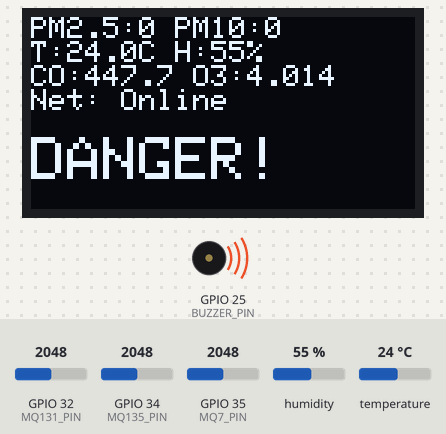
Recording of a sketch running on a simulated ESP32. On the bench: 128×64 one-colour display, buzzer (waves = sounding, pin HIGH). The inputs (shaded band) are chosen by the test bench; at power-on: humidity 55 %, GPIO 32 (MQ131_PIN) = 2048, GPIO 35 (MQ7_PIN) = 2048, temperature 24 °C, GPIO 34 (MQ135_PIN) = 2048. WiFi joins after 1.5 s; servers stay silent unless stated; uploads are accepted with an empty reply; the local clock reads 2024-03-15 10:24:30 at power-on unless the sketch sets it; storage starts empty.

Above: at 7.2 s.
7.3 s: humidity set to 22 %
At 11.9 s:
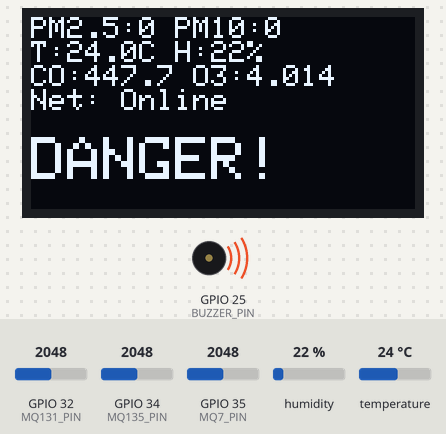
14.8 s: GPIO 32 (MQ131_PIN) set to 2866
At 16.9 s:
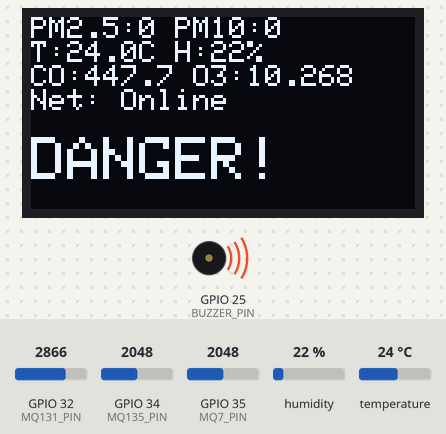
22.3 s: GPIO 35 (MQ7_PIN) set to 2866
At 26.9 s:
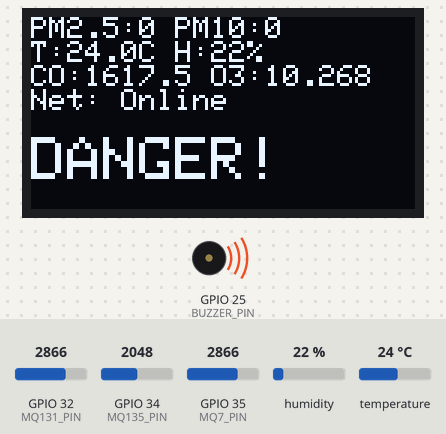
29.8 s: temperature set to 12 °C
At 32.0 s:
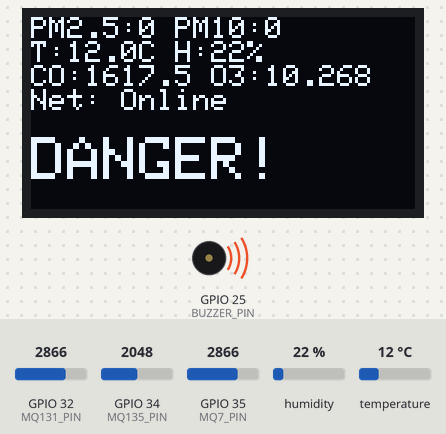
37.3 s: GPIO 32 (MQ131_PIN) set to 3972
At 41.9 s:
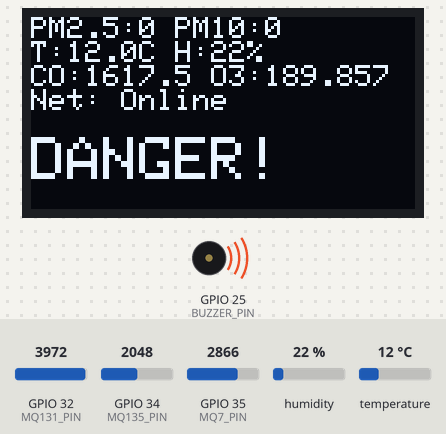
44.8 s: GPIO 35 (MQ7_PIN) set to 3972
At 47.0 s:
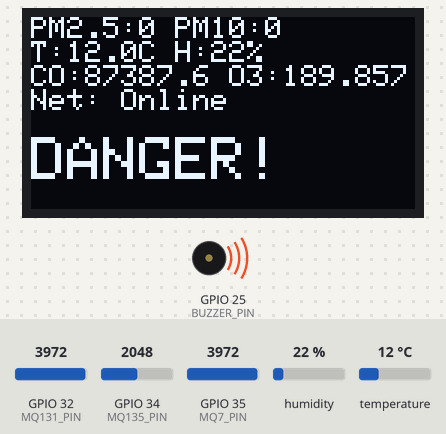
Timing chart, 0 to 48.5 s (numbered marks = the images above; inputs shaded):
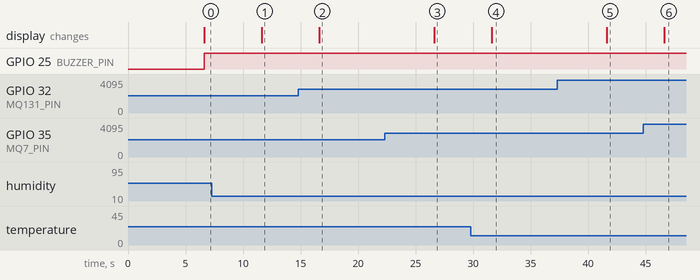

The sketch:

asthma_monitor.ino
```cpp
// ════════════════════════════════════════════════════════════════════════════
//  ASTHMA RISK MONITOR — ESP32
//  Sensors -> Feature Vector -> Scaling -> Logistic Regression -> OLED/Buzzer
//  -> Firebase (online) or LittleFS buffer (offline)
// ════════════════════════════════════════════════════════════════════════════
#include <WiFi.h>
#include <HTTPClient.h>
#include <ArduinoJson.h>
#include <time.h>
#include <Wire.h>
#include <Adafruit_GFX.h>
#include <Adafruit_SSD1306.h>
#include <DHT.h>
#include <LittleFS.h>
#include <math.h>

#include "secrets.h"              // Copy secrets.example.h and set local values
#include "model_parameters.h"   // NUM_FEATURES, coefficients[], intercept
#include "scaler_parameters.h"  // scaler_mean[], scaler_std[]

// ── CONFIG ─────────────────────────────────────────────────────────────────
#define READ_INTERVAL_MS   5000

// ── PINS ────────────────────────────────────────────────────────────────────
#define DHTPIN      4
#define DHTTYPE     DHT22
#define MQ135_PIN   34
#define MQ7_PIN     35
#define MQ131_PIN   32
#define BUZZER_PIN  25
#define SWITCH_PIN  27
#define PMS_RX      16
#define PMS_TX      17
#define OLED_SDA    21
#define OLED_SCL    22
#define SCREEN_W    128
#define SCREEN_H    64

DHT dht(DHTPIN, DHTTYPE);
HardwareSerial pmsSerial(2);
Adafruit_SSD1306 display(SCREEN_W, SCREEN_H, &Wire, -1);

// ── MQ SENSOR CALIBRATION (PLACEHOLDER — MUST CALIBRATE PER DATASHEET) ─────
// IMPORTANT: Ro is NOT "resistance in zero-gas clean air" for these sensors.
// Per manufacturer datasheets, Ro is defined at a specific reference gas
// concentration:
//   MQ135: Ro = Rs measured at 100ppm NH3 (or 50ppm alcohol) in air
//   MQ131: Ro = Rs measured at 50ppb O3 in air
//   MQ7:   Ro = Rs measured at 100ppm CO in air
// Calibrating against literal clean air will bias every ppm estimate.
//
// Load resistor (RL) also differs per sensor per datasheet recommendations:
//   MQ135: RL ~20 kOhm (10-47 kOhm range)
//   MQ131: RL ~100 kOhm (50-200 kOhm range) -- NOTE: much higher than MQ135/MQ7
//   MQ7:   RL ~10 kOhm (per common breakout modules)
// Check your specific breakout board -- some have RL fixed on-board already.
const float RL_MQ135 = 20.0;   // kOhm
const float RL_MQ131 = 100.0;  // kOhm
const float RL_MQ7   = 10.0;   // kOhm
const float VCC      = 3.3;    // ADC reference

float RO_MQ135 = 76.63;  // TODO calibrate at 100ppm NH3 reference
float RO_MQ7   = 27.0;   // TODO calibrate at 100ppm CO reference
float RO_MQ131 = 20.0;   // TODO calibrate at 50ppb O3 reference

// ── GLOBALS ─────────────────────────────────────────────────────────────────
unsigned long lastRead = 0;
bool wifiOnline = false;
float latestFeatures[NUM_FEATURES];
int latestRisk = 0;

// ════════════════════════════════════════════════════════════════════════════
//  WIFI + TIME
// ════════════════════════════════════════════════════════════════════════════
bool connectWiFi() {
  WiFi.mode(WIFI_STA);
  WiFi.begin(WIFI_SSID, WIFI_PASSWORD);
  for (int i = 0; i < 20; i++) {
    if (WiFi.status() == WL_CONNECTED) return true;
    delay(300);
  }
  return false;
}

void syncTime() {
  configTime(0, 0, "pool.ntp.org", "time.nist.gov");
  time_t now = time(nullptr);
  int tries = 0;
  while (now < 100000 && tries < 20) {
    delay(500);
    now = time(nullptr);
    tries++;
  }
}

unsigned long long getUnixMillis() {
  return (unsigned long long)time(nullptr) * 1000ULL;
}

// ════════════════════════════════════════════════════════════════════════════
//  PMS3003 (PM1.0 / PM2.5 / PM10) — active mode, 24-byte frames
// ════════════════════════════════════════════════════════════════════════════
bool readPMS3003(float &pm1_0, float &pm2_5, float &pm10) {
  if (pmsSerial.available() < 24) return false;
  if (pmsSerial.read() != 0x42) return false;
  if (pmsSerial.peek() != 0x4D) return false;
  pmsSerial.read();

  uint8_t buf[24] = {0x42, 0x4D};
  for (int i = 2; i < 24; i++) buf[i] = pmsSerial.read();

  uint16_t checksum = 0;
  for (int i = 0; i < 22; i++) checksum += buf[i];
  uint16_t received = (buf[22] << 8) | buf[23];
  if (checksum != received) return false;

  pm1_0 = (buf[10] << 8) | buf[11]; // atmospheric
  pm2_5 = (buf[12] << 8) | buf[13];
  pm10  = (buf[14] << 8) | buf[15];
  return true;
}

// ════════════════════════════════════════════════════════════════════════════
//  MQ SENSOR HELPERS
//  ppm = a * (Rs/Ro)^b   — curve-fit constants are approximate, calibrate!
// ════════════════════════════════════════════════════════════════════════════
float readRs(int pin, float rl) {
  int raw = analogRead(pin);               // 0-4095 on ESP32 ADC
  float voltage = (raw / 4095.0) * VCC;
  if (voltage < 0.01) voltage = 0.01;       // avoid divide-by-zero
  float rs = ((VCC * rl) / voltage) - rl;
  return rs;
}

float curveFit(float rs, float ro, float a, float b) {
  float ratio = rs / ro;
  return a * pow(ratio, b);
}

void readMQ135(float &co2, float &nh3, float &benzene) {
  float rs = readRs(MQ135_PIN, RL_MQ135);
  co2     = curveFit(rs, RO_MQ135, 110.47, -2.862);
  nh3     = curveFit(rs, RO_MQ135, 102.2,  -2.473);
  benzene = curveFit(rs, RO_MQ135, 32.66,  -3.98);
}

void readMQ7(float &co, float &h2) {
  float rs = readRs(MQ7_PIN, RL_MQ7);
  co = curveFit(rs, RO_MQ7, 99.042, -1.518);
  h2 = curveFit(rs, RO_MQ7, 69.014, -1.374);
}

void readMQ131(float &o3, float &no2) {
  float rs = readRs(MQ131_PIN, RL_MQ131);
  // NOTE: MQ131 lacks a widely-published curve like MQ135/MQ7 do.
  // These constants are rough placeholders — verify/replace with your
  // board's datasheet curve or your own calibration data.
  o3  = curveFit(rs, RO_MQ131, 23.943, -1.11);
  no2 = curveFit(rs, RO_MQ131, 18.0,   -1.0);
}

// ════════════════════════════════════════════════════════════════════════════
//  FEATURE VECTOR + INFERENCE
// ════════════════════════════════════════════════════════════════════════════
enum FeatureIndex {
  F_PM1_0=0, F_PM2_5, F_PM10, F_MQ135_CO2, F_MQ135_NH3, F_MQ135_BENZ,
  F_MQ7_CO, F_MQ7_H2, F_MQ131_O3, F_MQ131_NO2, F_TEMP, F_HUM, F_HEAT_INDEX
};

float computeHeatIndex(float temp, float hum) {
  return temp + 0.5 * (temp + 61.0 + ((temp - 68.0) * 1.2) + (hum * 0.094));
}

void scaleFeatures(float raw[NUM_FEATURES], float scaled[NUM_FEATURES]) {
  for (int i = 0; i < NUM_FEATURES; i++) {
    scaled[i] = (raw[i] - scaler_mean[i]) / scaler_std[i];
  }
}

int predict_asthma_danger(const float input_features[]) {
  float linear_combination = intercept;
  for (int i = 0; i < NUM_FEATURES; ++i) {
    linear_combination += input_features[i] * coefficients[i];
  }
  float probability = 1.0 / (1.0 + exp(-linear_combination));
  return (probability >= 0.5) ? 1 : 0;
}

// ════════════════════════════════════════════════════════════════════════════
//  OLED + BUZZER
// ════════════════════════════════════════════════════════════════════════════
void updateDisplay(float raw[NUM_FEATURES], int risk, bool online) {
  display.clearDisplay();
  display.setTextSize(1);
  display.setTextColor(SSD1306_WHITE);
  display.setCursor(0, 0);
  display.printf("PM2.5:%.0f PM10:%.0f\n", raw[F_PM2_5], raw[F_PM10]);
  display.printf("T:%.1fC H:%.0f%%\n", raw[F_TEMP], raw[F_HUM]);
  display.printf("CO:%.1f O3:%.3f\n", raw[F_MQ7_CO], raw[F_MQ131_O3]);
  display.printf("Net: %s\n", online ? "Online" : "Offline");
  display.setTextSize(2);
  display.setCursor(0, 40);
  display.print(risk ? "DANGER!" : "SAFE");
  display.display();
}

void setBuzzer(int risk) {
  digitalWrite(BUZZER_PIN, risk ? HIGH : LOW);
}

// ════════════════════════════════════════════════════════════════════════════
//  FIREBASE + OFFLINE BUFFER (LittleFS)
// ════════════════════════════════════════════════════════════════════════════
String buildPayload(float raw[NUM_FEATURES], int risk, unsigned long long ts) {
  StaticJsonDocument<512> doc;
  doc["pm1_0"]      = raw[F_PM1_0];
  doc["pm2_5"]      = raw[F_PM2_5];
  doc["pm10"]       = raw[F_PM10];
  doc["co2"]        = raw[F_MQ135_CO2];
  doc["nh3"]        = raw[F_MQ135_NH3];
  doc["benzene"]    = raw[F_MQ135_BENZ];
  doc["co"]         = raw[F_MQ7_CO];
  doc["h2"]         = raw[F_MQ7_H2];
  doc["o3"]         = raw[F_MQ131_O3];
  doc["no2"]        = raw[F_MQ131_NO2];
  doc["temp"]       = raw[F_TEMP];
  doc["humidity"]   = raw[F_HUM];
  doc["heatIndex"]  = raw[F_HEAT_INDEX];
  doc["risk"]       = risk;
  doc["timestamp"]  = ts;

  String out;
  serializeJson(doc, out);
  return out;
}

bool sendToFirebase(const String &payload) {
  if (WiFi.status() != WL_CONNECTED) return false;
  HTTPClient http;
  http.setTimeout(10000);
  String url = String(FIREBASE_URL) + "/" + BUCKET_NAME + "/devices/" + DEVICE_ID + "/readings.json";
  http.begin(url);
  http.addHeader("Content-Type", "application/json");
  int code = http.POST(payload); // POST -> auto-generated key, keeps history
  http.end();
  return (code == 200);
}

void bufferOffline(const String &payload) {
  File f = LittleFS.open("/buffer.jsonl", "a");
  if (f) {
    f.println(payload);
    f.close();
  }
}

void flushBuffer() {
  if (WiFi.status() != WL_CONNECTED) return;
  if (!LittleFS.exists("/buffer.jsonl")) return;

  File f = LittleFS.open("/buffer.jsonl", "r");
  if (!f) return;

  String remaining = "";
  while (f.available()) {
    String line = f.readStringUntil('\n');
    if (line.length() == 0) continue;
    if (!sendToFirebase(line)) {
      remaining += line + "\n"; // keep failed lines for next attempt
    }
    delay(50);
  }
  f.close();

  LittleFS.remove("/buffer.jsonl");
  if (remaining.length() > 0) {
    File out = LittleFS.open("/buffer.jsonl", "w");
    if (out) { out.print(remaining); out.close(); }
  }
}

// ════════════════════════════════════════════════════════════════════════════
//  SETUP / LOOP
// ════════════════════════════════════════════════════════════════════════════
void setup() {
  Serial.begin(115200);
  pinMode(BUZZER_PIN, OUTPUT);
  pinMode(SWITCH_PIN, INPUT_PULLUP);
  digitalWrite(BUZZER_PIN, LOW);

  dht.begin();
  pmsSerial.begin(9600, SERIAL_8N1, PMS_RX, PMS_TX);

  Wire.begin(OLED_SDA, OLED_SCL);
  if (!display.begin(SSD1306_SWITCHCAPVCC, 0x3C)) {
    Serial.println("OLED init failed");
  }
  display.clearDisplay();
  display.display();

  if (!LittleFS.begin(true)) {
    Serial.println("LittleFS mount failed");
  }

  wifiOnline = connectWiFi();
  if (wifiOnline) syncTime();

  lastRead = millis();
}

void loop() {
  // Reconnect check (non-blocking-ish)
  if (WiFi.status() != WL_CONNECTED) {
    wifiOnline = false;
  } else if (!wifiOnline) {
    wifiOnline = true;
    syncTime();
    flushBuffer(); // reconnected -> push anything buffered
  }

  if (millis() - lastRead >= READ_INTERVAL_MS) {
    lastRead = millis();

    float raw[NUM_FEATURES] = {0};

    float pm1_0, pm2_5, pm10;
    if (readPMS3003(pm1_0, pm2_5, pm10)) {
      raw[F_PM1_0] = pm1_0;
      raw[F_PM2_5] = pm2_5;
      raw[F_PM10]  = pm10;
    }

    float temp = dht.readTemperature();
    float hum  = dht.readHumidity();
    if (isnan(temp) || isnan(hum)) { temp = 25.0; hum = 50.0; } // fallback
    raw[F_TEMP] = temp;
    raw[F_HUM]  = hum;
    raw[F_HEAT_INDEX] = computeHeatIndex(temp, hum);

    float co2, nh3, benzene;
    readMQ135(co2, nh3, benzene);
    raw[F_MQ135_CO2]  = co2;
    raw[F_MQ135_NH3]  = nh3;
    raw[F_MQ135_BENZ] = benzene;

    float co, h2;
    readMQ7(co, h2);
    raw[F_MQ7_CO] = co;
    raw[F_MQ7_H2] = h2;

    float o3, no2;
    readMQ131(o3, no2);
    raw[F_MQ131_O3]  = o3;
    raw[F_MQ131_NO2] = no2;

    float scaled[NUM_FEATURES];
    scaleFeatures(raw, scaled);
    int risk = predict_asthma_danger(scaled);

    memcpy(latestFeatures, raw, sizeof(raw));
    latestRisk = risk;

    updateDisplay(raw, risk, wifiOnline);
    setBuzzer(risk);

    unsigned long long ts = wifiOnline ? getUnixMillis() : (unsigned long long)millis();
    String payload = buildPayload(raw, risk, ts);

    if (wifiOnline) {
      if (!sendToFirebase(payload)) {
        bufferOffline(payload); // send failed even though "online" -> buffer it
      }
    } else {
      bufferOffline(payload);
    }
  }
}
```

model_parameters.h
```cpp
#ifndef MODEL_PARAMETERS_H
#define MODEL_PARAMETERS_H

// Number of features in the model
const int NUM_FEATURES = 13;

// Model coefficients (weights) for each feature
const float coefficients[] = {
    -0.62524159,
    1.08139560,
    0.63547656,
    -0.10971600,
    -0.00606782,
    1.91469940,
    0.02278786,
    -0.11629380,
    1.14295606,
    1.28901258,
    0.90666421,
    0.20272414,
    0.97829090
};

// Model intercept (bias)
const float intercept = 7.63267664;

#endif // MODEL_PARAMETERS_H
```

scaler_parameters.h
```cpp
#ifndef SCALER_PARAMETERS_H
#define SCALER_PARAMETERS_H

// Feature order (must match model_parameters.h coefficient order exactly):
// 0: PM1.0_ug_m3
// 1: PM2.5_ug_m3
// 2: PM10_ug_m3
// 3: MQ135_CO2_ppm
// 4: MQ135_NH3_ppm
// 5: MQ135_Benzene_ppm
// 6: MQ7_CO_ppm
// 7: MQ7_H2_ppm
// 8: MQ131_O3_ppm
// 9: MQ131_NO2_ppm
// 10: DHT22_Temp_C
// 11: DHT22_Hum_Pct
// 12: Calculated_Heat_Index

const float scaler_mean[] = {
    10.066525,
    25.527783,
    40.707558,
    505.368750,
    25.067175,
    6.204528,
    4.619437,
    8.091087,
    0.059101,
    0.100075,
    24.962050,
    60.184150,
    44.949417
};

const float scaler_std[] = {
    8.808935,
    21.661187,
    34.425011,
    109.862719,
    11.574638,
    3.313796,
    5.010860,
    4.040236,
    0.033778,
    0.054318,
    6.062502,
    17.692962,
    12.750980
};

#endif // SCALER_PARAMETERS_H
```

secrets.example.h
```cpp
#ifndef SECRETS_H
#define SECRETS_H

#define WIFI_SSID       "your_wifi_name"
#define WIFI_PASSWORD   "your_wifi_password"

// Use your Firebase Realtime Database URL, without a trailing slash.
#define FIREBASE_URL    "https://your-project-default-rtdb.firebaseio.com"
#define BUCKET_NAME     "your_bucket_name"
#define DEVICE_ID       "your_device_id"

#endif
```

Measured:
- after the input at 7.3 s, the display: changes after 4.3 s (image 1)
- after the input at 14.8 s, the display: changes after 1.8 s (image 2)
- after the input at 22.3 s, the display: changes after 4.3 s (image 3)
- after the input at 29.8 s, the display: changes after 1.8 s (image 4)
- after the input at 37.3 s, the display: changes after 4.3 s (image 5)
- after the input at 44.8 s, the display: changes after 1.8 s (image 6)
